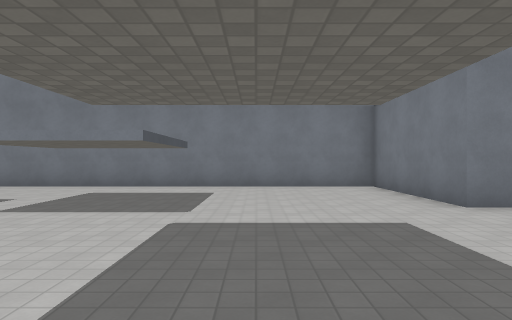
View 1 (above)

24 first-person views from a walk through a level from a Godot 3-D game. The camera is 1.5 m above the floor, looks level and sees 75° across. The floor is counted in squares, 2.22 m on a side. Each view is taken from the middle of a square. On the plan, view 1 faces up. The plan holds only what a view shows up to about 10 squares ahead; the rest is blank. The place goes on beyond the plan. Characters and animated objects are left out. Surface patterns are stand-ins for the level's own textures.

View 2
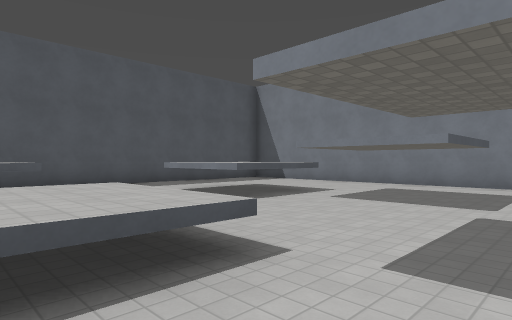

View 3
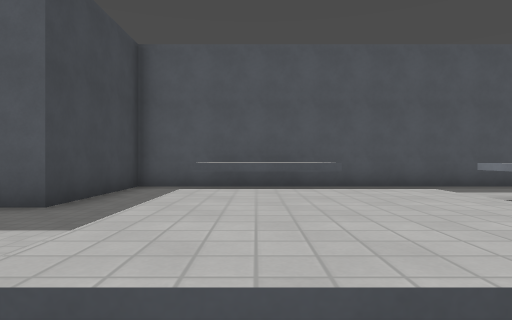

View 4
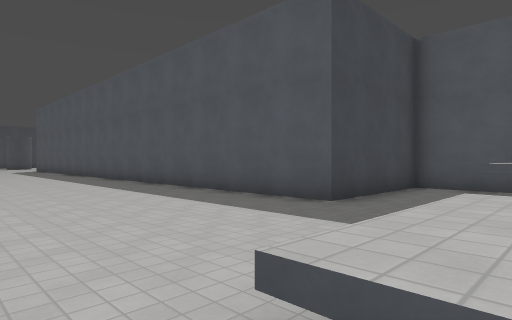

View 5
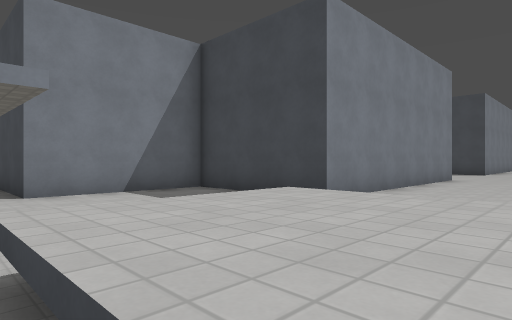

View 6
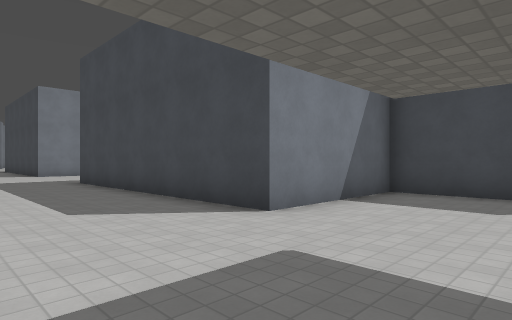

View 7
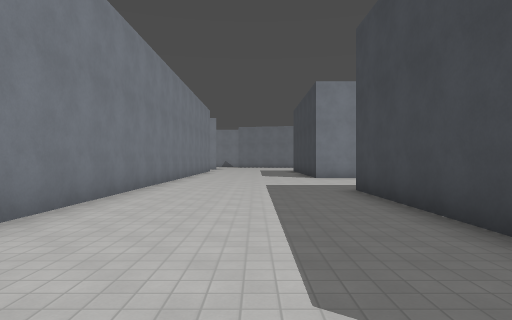

View 8
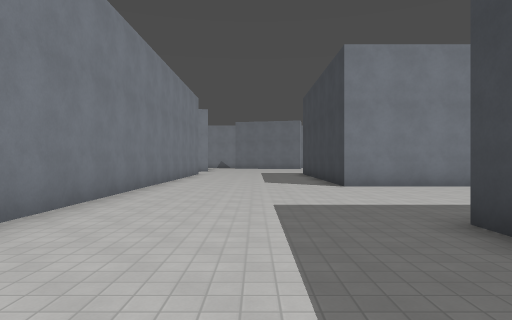

View 9
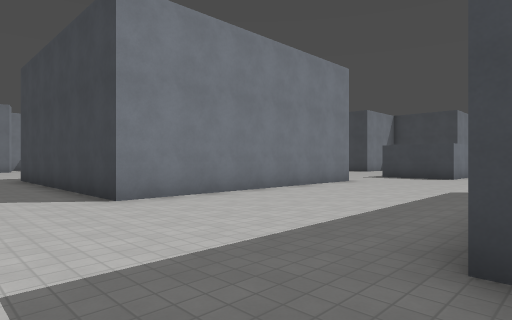

View 10
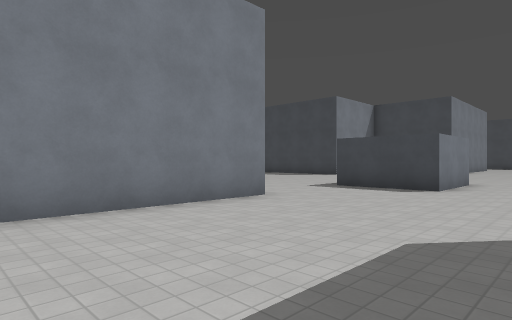

View 11
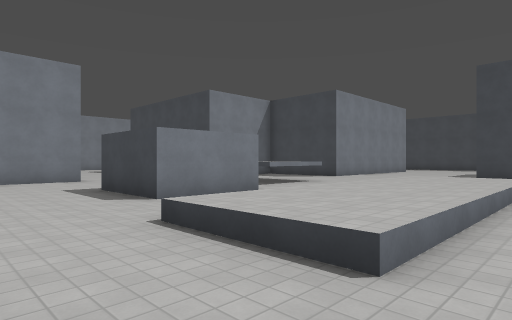

View 12
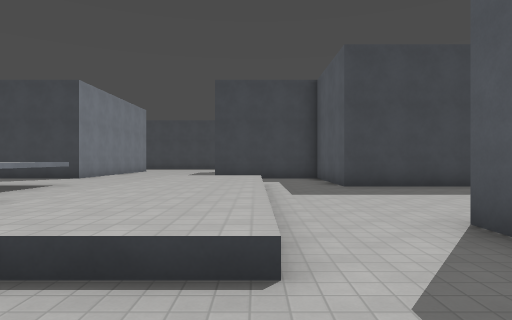

View 13
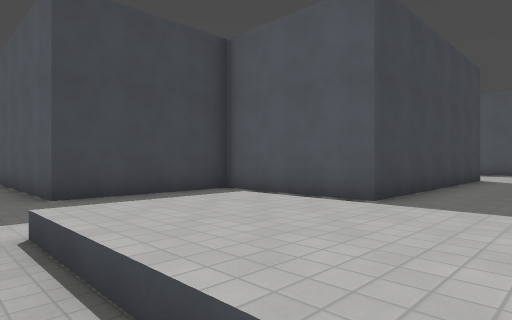

View 14
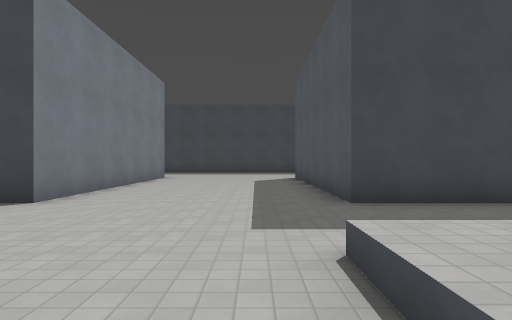

View 15
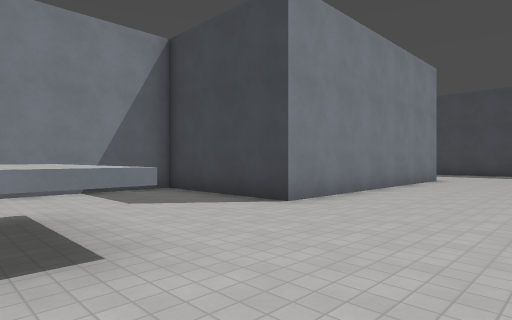

View 16
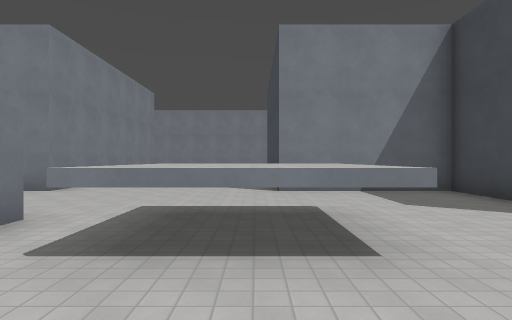

View 17
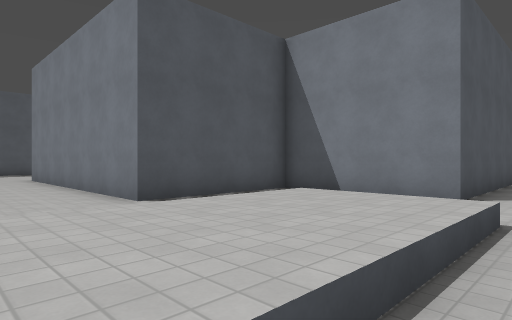

View 18
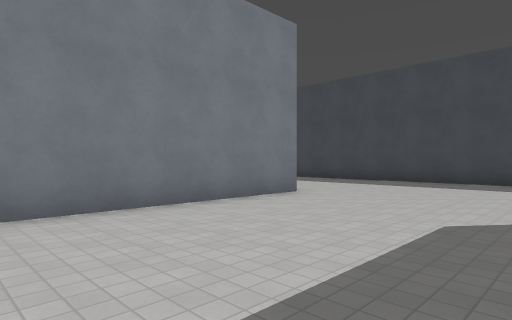

View 19
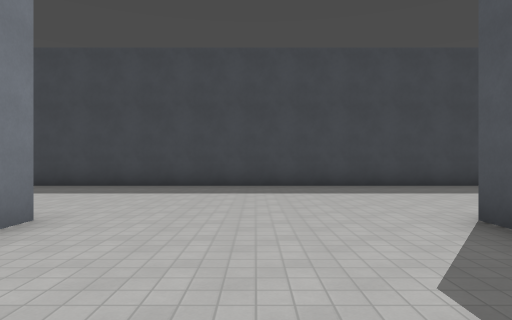

View 20
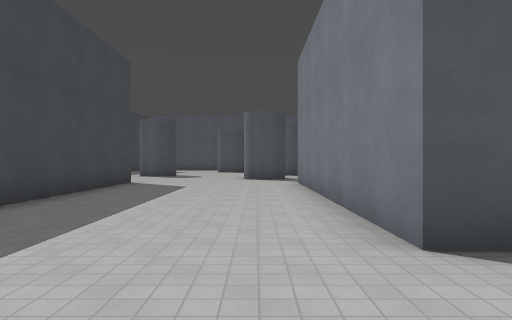

View 21
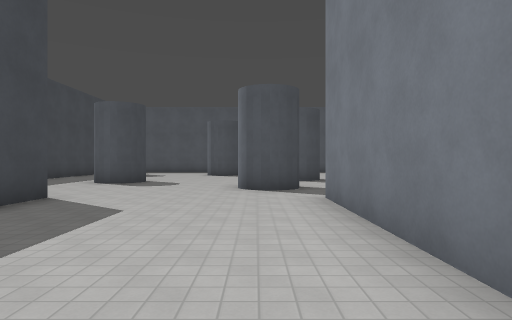

View 22
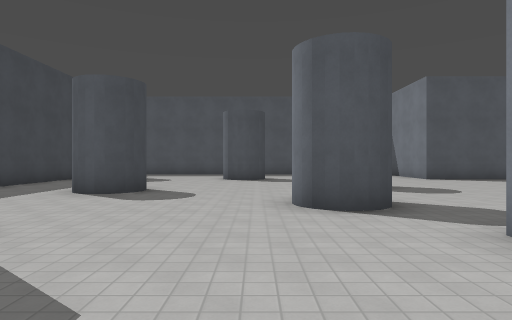

View 23
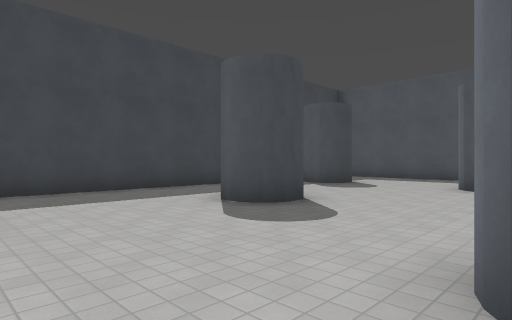

View 24
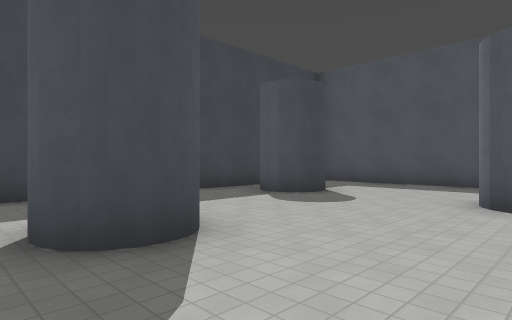

### Floor plan
Key: @ floor where view 1 was taken; # wall or solid block; . floor; ^ raised ledge.
Columns run from 10 left of view 1 to 19 right of it. Each row starts with its distance up from view 1.
  9    ###########
  8     .........#
  7     .........#
  6 #  ..........#
  5 #..^ ^.......##  ###########
  4 #..^^^......................
  3 #..^^^......................
  2 #.     .....................
  1 #.    ........................
  0 #^^^  ^^^.@...................
 -1 #^^^  ^^^....########.....####
 -2 #^^^  ...  ..#      #.....#
 -3 #......... ..#      #.....#
 -4 #####.....####      #.....#
 -5     #.....#         #.....#
 -6     #.....#         #.....#
 -7     #.....#     #####.....#
 -8     #.....#     #..........
 -9     #.....#     #............
-10     #.....#     #..^^^........
-11      .... #######..^^^..##....
-12       ..  .........^^^..## ...
-13             .......^^^..##....
-14                ....^^^........
-15             .......^^^...^^...
-16           .........^^^...^^...
-17           #######..^^^...^^...
-18                 #..  .........
-19                 #.............
-20                 #.............
-21                 #####.....####
-22                     #.....#
-23       ..            #.....#
-24       ...           #.....#
-25       .....         #.....#
-26       ......        #.....#
-27          ....########.....#
-28           .#...............
-29       .....#................
-30       ......................
-31    .#........................
-32 #............................
-33 #.......##...#################
-34 #............
-35 #...#........
-36     .........
-37    ##########

Positions as (right, up) in squares from view 1, and headings:
1: (0, 0), facing up
2: (0, -1), facing up-left
3: (-1, -1), facing left
4: (-1, -1), facing down-left
5: (-4, 1), facing down-right
6: (0, 3), facing down-right
7: (3, 2), facing right
8: (7, 2), facing right
9: (10, 2), facing down-right
10: (11, -3), facing down-right
11: (8, -8), facing down-right
12: (9, -8), facing down
13: (12, -14), facing down-left
14: (12, -15), facing down
15: (12, -16), facing down-right
16: (12, -16), facing right
17: (12, -14), facing up-left
18: (11, -22), facing down-right
19: (13, -24), facing down
20: (13, -29), facing left
21: (9, -29), facing left
22: (6, -30), facing left
23: (3, -29), facing down-left
24: (0, -30), facing down-left
